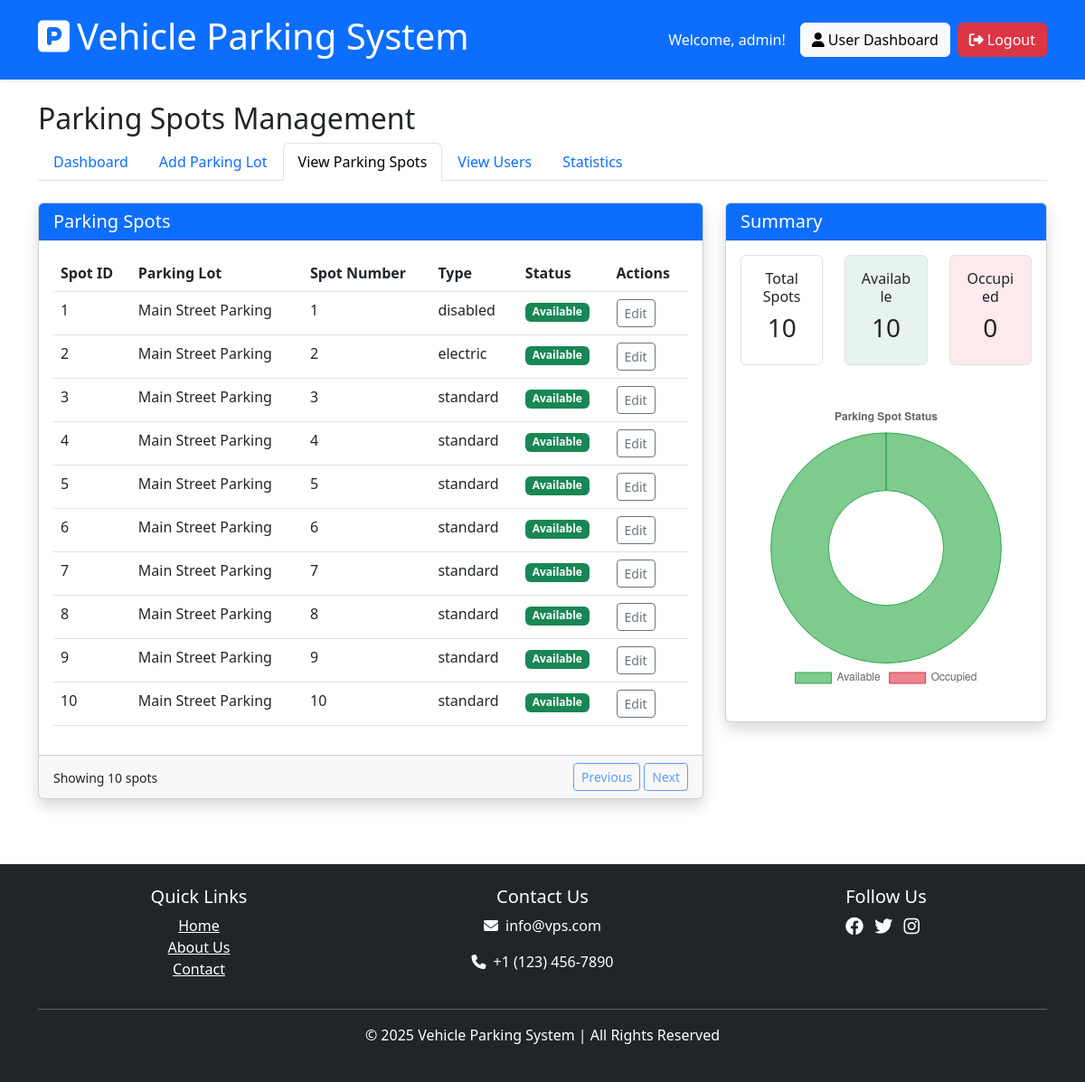
Page /admin/view_parking_spots (signed in) on the earlier database version.
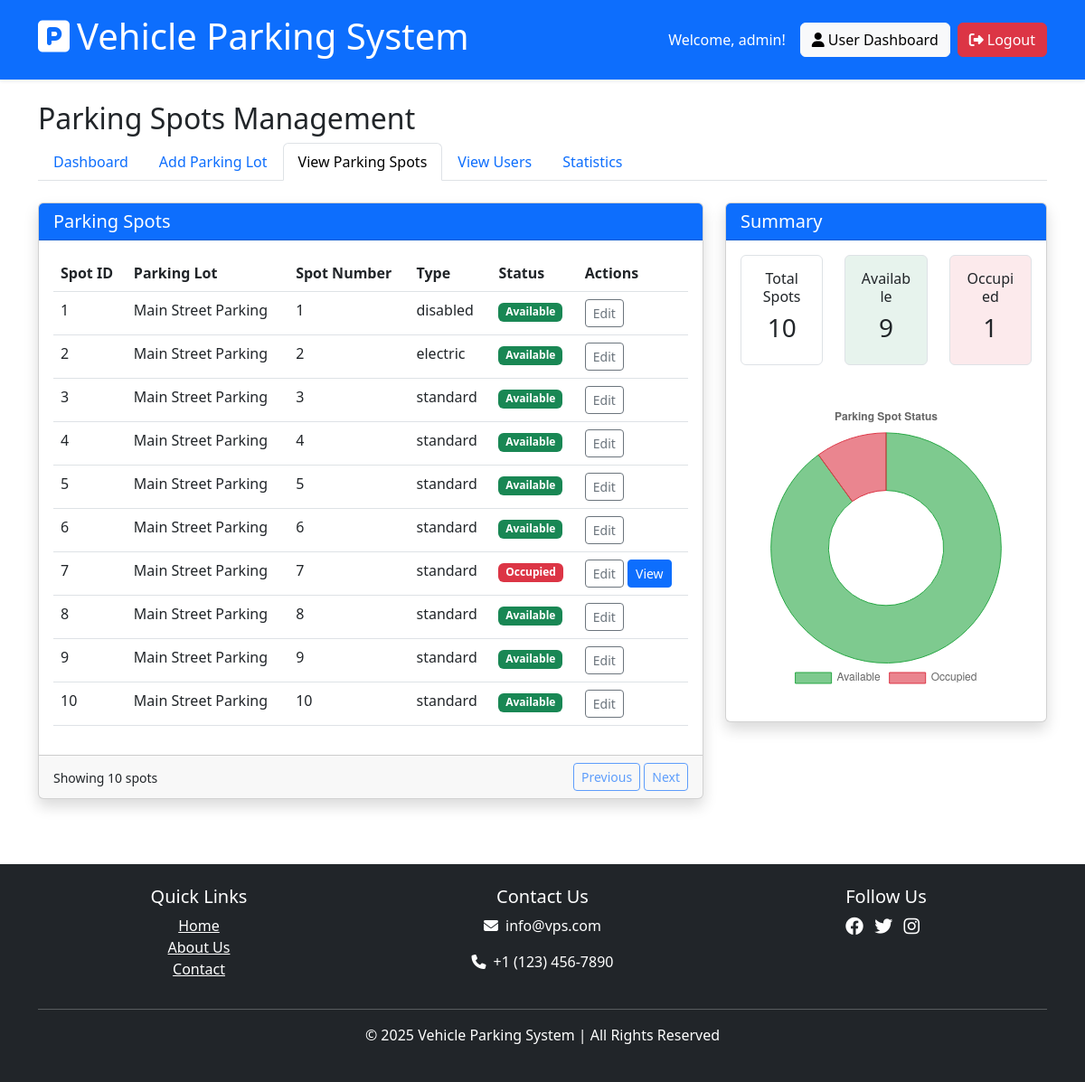
Same page on the later database version.
### models/parking_spot.py (models this page shows, shortened)
class ParkingSpot(db.Model):
    id = db.Column(db.Integer, primary_key=True)
    spot_id = db.Column(db.String(50), nullable=False, unique=True)
    spot_number = db.Column(db.Integer, nullable=False)  # New: store the spot number as integer
    parking_lot_id = db.Column(db.Integer, db.ForeignKey('parking_lot.id'), nullable=False)
    is_available = db.Column(db.Boolean, default=True)
    spot_type = db.Column(db.String(50), default='standard')  # standard, disabled, electric, etc.
    created_on = db.Column(db.DateTime, default=lambda: datetime.now(timezone.utc))
    bookings = db.relationship('Booking', backref='spot', lazy=True, cascade="all, delete-orphan")
    @property
    def lot_id(self):
        return self.parking_lot_id

### models/parking_lot.py (models this page shows, shortened)
class ParkingLot(db.Model):
    id = db.Column(db.Integer, primary_key=True)
    name = db.Column(db.String(100), nullable=False)
    address = db.Column(db.String(200), nullable=False)
    pin_code = db.Column(db.String(20), nullable=False)
    postcode_level = db.Column(db.String(50))
    available_spots = db.Column(db.Integer, default=0)
    created_on = db.Column(db.DateTime, default=lambda: datetime.now(timezone.utc))
    price = db.Column(db.Float, default=2.50, nullable=False)
    total_spots = db.Column(db.Integer, default=0, nullable=False)
    parking_spots = db.relationship('ParkingSpot', backref='parking_lot', lazy=True, cascade="all, delete-orphan")
    @property
    def prime_location_name(self):
        """Alias for name"""
        return self.name

### routes/admin_routes.py (the view)
@admin_bp.route('/view_parking_spots')
@login_required
@admin_required
def view_parking_spots():
    lots = ParkingLot.query.all()
    lot_id = request.args.get('lot_id', type=int)
    status = request.args.get('status')
    spot_type = request.args.get('type')
    query = ParkingSpot.query
    if lot_id:
        query = query.filter_by(lot_id=lot_id)
    if status:
        if status == 'available':
            query = query.filter_by(is_available=True)
        elif status == 'occupied':
            query = query.filter_by(is_available=False)
    if spot_type and spot_type != 'all':
        query = query.filter_by(spot_type=spot_type)
    spots = query.all()
    total_spots = len(spots)
    available_spots = sum(1 for spot in spots if spot.is_available)
    occupied_spots = total_spots - available_spots
    return render_template('admin/view_parking_spots.html',
                          lots=lots,
                          spots=spots,
                          total_spots=total_spots,
                          available_spots=available_spots,
                          occupied_spots=occupied_spots,
                          selected_lot_id=lot_id)

### extensions.py (called while the page is built)
@login_manager.user_loader
def load_user(user_id):
    from models.admin import Admin
    from models.user import User
    admin = Admin.query.get(int(user_id))
    if admin:
        return admin
    return User.query.get(int(user_id))

### routes/admin_routes.py (called while the page is built, shortened)
def admin_required(f):
    @wraps(f)
    def decorated_function(*args, **kwargs):
        if not current_user.is_authenticated:
            flash('Please login to access this page.', 'warning')
            return redirect(url_for('admin.login'))
        return f(*args, **kwargs)
    return decorated_function

### templates/admin/view_parking_spots.html (shortened to what the changed rows need)
{% extends 'shared/base.html' %}
{% block content %}
<div class="row mb-4">
    <div class="col-12">
        <h2>Parking Spots Management</h2>
    </div>
</div>
<div class="row mb-4">
    <div class="col-md-8">
        <div class="card shadow">
            <div class="card-body">
                <div class="table-responsive">
                    <table class="table table-hover">
                        <thead>
                            <tr>
                                <th>Spot ID</th>
                                <th>Parking Lot</th>
                                <th>Spot Number</th>
                                <th>Type</th>
                                <th>Status</th>
                                <th>Actions</th>
                            </tr>
                        </thead>
                        <tbody>
                            {% for spot in spots %}
                            <tr>
                                <td>{{ spot.id }}</td>
                                <td>{{ spot.parking_lot.name if spot.parking_lot else 'N/A' }}</td>
                                <td>{{ spot.spot_number }}</td>
                                <td>{{ spot.spot_type }}</td>
                                <td>
                                    {% if spot.is_available %}
                                        <span class="badge bg-success">Available</span>
                                    {% else %}
                                        <span class="badge bg-danger">Occupied</span>
                                    {% endif %}
                                </td>
                                <td>
                                    {% if spot.parking_lot %}
                                    <button type="button" class="btn btn-sm btn-outline-secondary"
                                            data-bs-toggle="modal" data-bs-target="#editLotModal"
                                            data-lot-id="{{ spot.parking_lot.id }}"
                                            data-lot-name="{{ spot.parking_lot.name }}"
                                            data-lot-address="{{ spot.parking_lot.address }}"
                                            data-lot-pin="{{ spot.parking_lot.pin_code }}"
                                            data-lot-price="{{ spot.parking_lot.price }}">
                                        Edit
                                    </button>
                                    {% if not spot.is_available %}
                                    <button class="btn btn-sm btn-primary view-details-btn"
                                            data-spot-id="{{ spot.id }}"
                                            data-bs-toggle="modal"
                                            data-bs-target="#spotDetailsModal">
                                        View
                                    </button>
                                    {% endif %}
                                    {% else %}
                                    <span class="text-muted">N/A</span>
                                    {% endif %}
                                </td>
                            </tr>
                            {% endfor %}
                        </tbody>
                    </table>
                </div>
            </div>
        </div>
    </div>
    <div class="col-md-4">
        <div class="card shadow">
            <div class="card-body">
                <div class="mb-4">
                    <div class="row text-center">
                        <div class="col-md-4 mb-3">
                            <div class="border rounded p-3 bg-success bg-opacity-10">
                                <h6>Available</h6>
                                <h3>{{ available_spots }}</h3>
                            </div>
                        </div>
                        <div class="col-md-4 mb-3">
                            <div class="border rounded p-3 bg-danger bg-opacity-10">
                                <h6>Occupied</h6>
                                <h3>{{ occupied_spots }}</h3>
                            </div>
                        </div>
                    </div>
                </div>
                <div class="mb-3">
                    <canvas id="spotStatusChart"></canvas>
                </div>
            </div>
        </div>
    </div>
</div>
{% endblock %}

Differences in the rows shown:
changed ParkingSpot id 7: is_available "Available" → "Occupied View"
Other differences:
{{ available_spots }}: "10" → "9"
{{ occupied_spots }}: "0" → "1"
chart data {{ available_spots }}: 10 → 9
chart data {{ occupied_spots }}: 0 → 1
